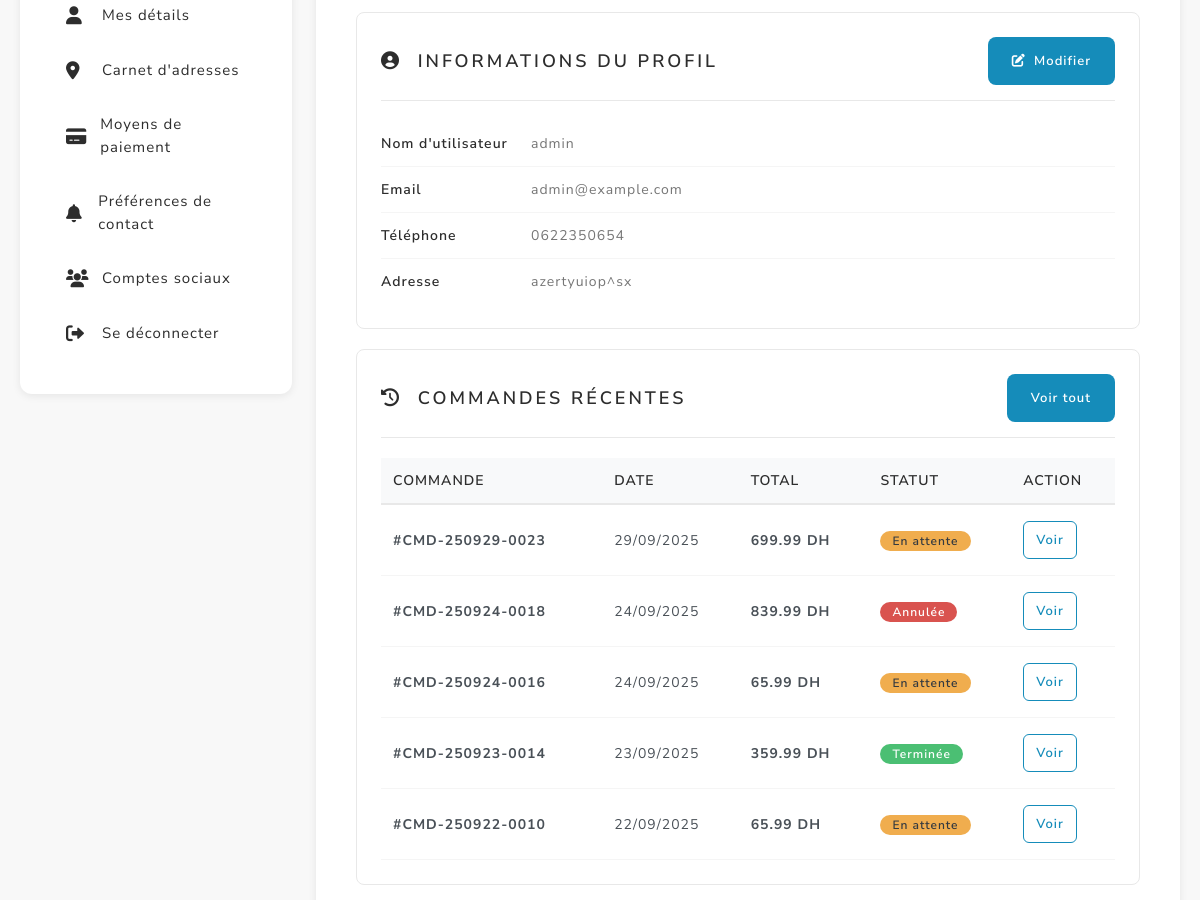
The app's page /profile (signed in, middle part), older data.
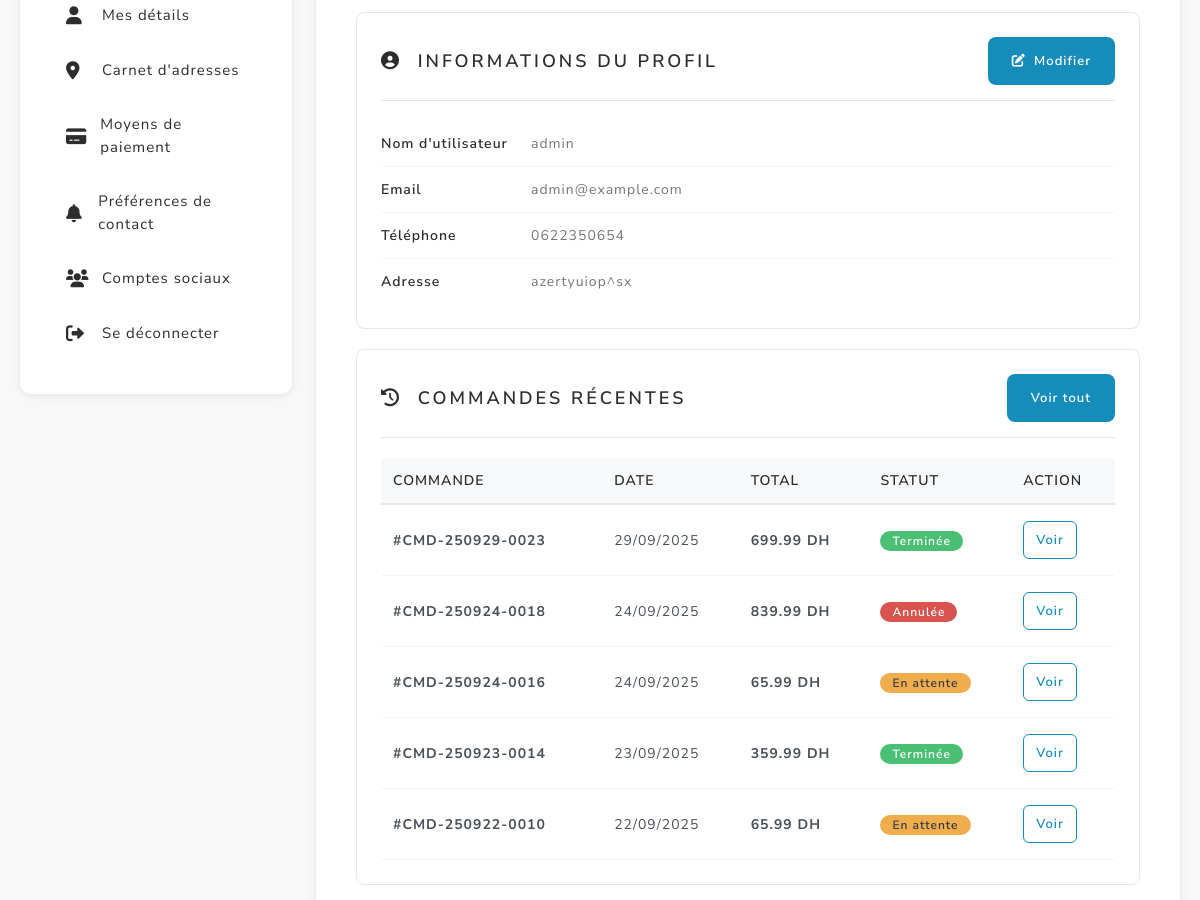
The same page, newer data.
### main.py (models this page shows, shortened)
class Order(db.Model):
    id = db.Column(db.Integer, primary_key=True)
    user_id = db.Column(db.Integer, db.ForeignKey('user.id'), nullable=False)
    total = db.Column(db.Float, nullable=False)
    status = db.Column(db.String(20), default='pending')
    created_at = db.Column(db.DateTime, default=db.func.current_timestamp())
    @property
    def title(self):
        if self.created_at:
            date_str = self.created_at.strftime('%y%m%d')
            return f"CMD-{date_str}-{str(self.id).zfill(4)}"
        return f"CMD-{str(self.id).zfill(4)}"

### main.py (the view)
@app.route('/profile')
@login_required
def profile():
    orders_count = Order.query.filter_by(user_id=current_user.id).count()
    recent_orders = Order.query.filter_by(user_id=current_user.id)\
        .order_by(Order.created_at.desc()).limit(5).all()
    return render_template('profile.html',
                         user=current_user,
                         orders_count=orders_count,
                         recent_orders=recent_orders)

### main.py (called while the page is built, shortened)
@login_manager.user_loader
def load_user(user_id):
    return User.query.get(int(user_id))

@app.context_processor
def inject_toast_messages():
    toast_message = session.pop('toast_message', None)
    toast_type = session.pop('toast_type', None)
    return {
        'toast_message': toast_message,
        'toast_type': toast_type or 'info'
    }

@app.context_processor
def inject_cart_count():
    if current_user.is_authenticated:
        try:
            from sqlalchemy import inspect
            inspector = inspect(db.engine)
            if 'cart' in inspector.get_table_names():
                cart_count = Cart.query.filter_by(user_id=current_user.id).count()
                cart_total_quantity = db.session.query(db.func.sum(Cart.quantity))\
                    .filter_by(user_id=current_user.id).scalar() or 0
                return {
                    'cart_count': cart_count,
                    'cart_total_quantity': int(cart_total_quantity)
                }
        except Exception:
            pass
    return {'cart_count': 0, 'cart_total_quantity': 0}

def get_shipping_settings():
    settings = ShippingSettings.query.first()
    return settings

### templates/profile.html (shortened to what the changed rows need)
{% extends "base.html" %}
{% block content %}
<div class="profile-container">
  <div class="profile-wrapper">
    <div class="row">
      <div class="col-lg-9">
        <div class="profile-content">
          {% if recent_orders %}
          <div class="info-card">
            <div class="orders-table">
              <table>
                <thead>
                  <tr>
                    <th>Commande</th>
                    <th>Date</th>
                    <th>Total</th>
                    <th>Statut</th>
                    <th>Action</th>
                  </tr>
                </thead>
                <tbody>
                  {% for order in recent_orders[:5] %}
                  <tr>
                    <td><strong>#{{ order.title }}</strong></td>
                    <td>{{ order.created_at.strftime('%d/%m/%Y') if order.created_at else 'N/A' }}</td>
                    <td><strong>{{ "%.2f"|format(order.total) }} DH</strong></td>
                    <td>
                      {% if order.status == 'pending' %}
                        <span class="badge badge-custom bg-warning text-dark">En attente</span>
                      {% elif order.status == 'processing' %}
                        <span class="badge badge-custom bg-info">En cours</span>
                      {% elif order.status == 'shipped' %}
                        <span class="badge badge-custom bg-primary">Expédiée</span>
                      {% elif order.status == 'delivered' %}
                        <span class="badge badge-custom bg-success">Livrée</span>
                      {% elif order.status == 'completed' %}
                        <span class="badge badge-custom bg-success">Terminée</span>
                      {% elif order.status == 'cancelled' %}
                        <span class="badge badge-custom bg-danger">Annulée</span>
                      {% endif %}
                    </td>
                    <td>
                      <a href="{{ url_for('order_detail', order_id=order.id) }}" class="btn btn-sm btn-outline-primary">
                        Voir
                      </a>
                    </td>
                  </tr>
                  {% endfor %}
                </tbody>
              </table>
            </div>
          </div>
          {% endif %}
        </div>
      </div>
    </div>
  </div>
</div>
{% endblock %}

Row changes from the older to the newer data that the page shows:
changed Order "CMD-250929-0023": status "En attente" → "Terminée"
